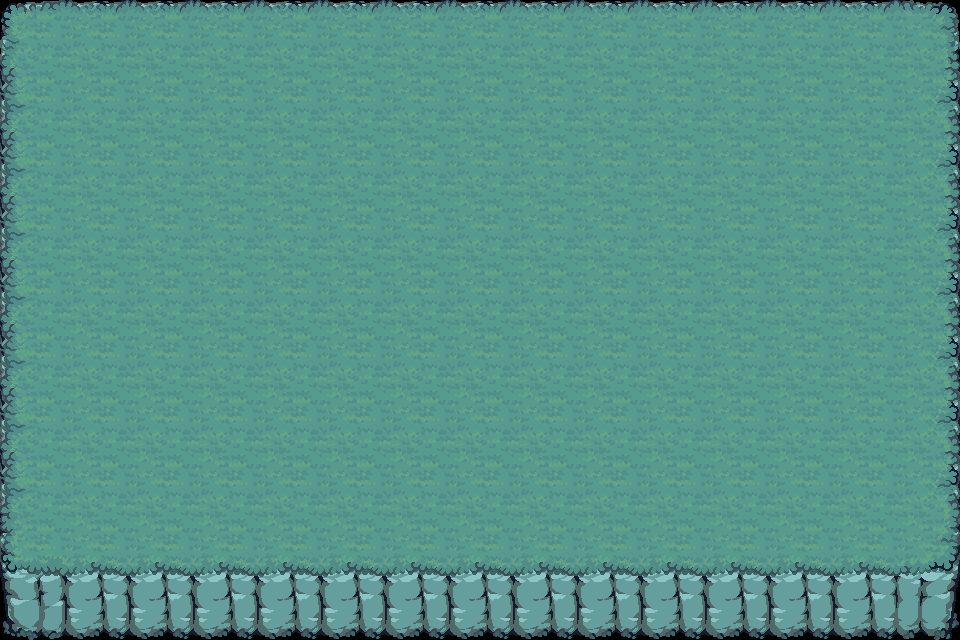

This is a level from a 2D game, rendered from its Tiled map with the project's own tilesets. A one-line summary and the complete map file follow:
An orthogonal 15x10 tile map with 64x64 px tiles, 1 tile layer (Camada de Blocos 1).

<map version="1.10" tiledversion="1.11.2" orientation="orthogonal" renderorder="right-down" width="15" height="10" tilewidth="64" tileheight="64" infinite="0" nextlayerid="2" nextobjectid="1">
 <tileset firstgid="1" name="testtiles" tilewidth="64" tileheight="64" tilecount="54" columns="9">
  <image source="../Terrain/Tileset/Tilemap_color5.png" width="576" height="384" />
 </tileset>
 <layer id="1" name="Camada de Blocos 1" width="15" height="10">
  <data encoding="csv">
6,7,7,7,7,7,7,7,7,7,7,7,7,7,8,
15,16,16,16,16,16,16,16,16,16,16,16,16,16,17,
15,16,16,16,16,16,16,16,16,16,16,16,16,16,17,
15,16,16,16,16,16,16,16,16,16,16,16,16,16,17,
15,16,16,16,16,16,16,16,16,16,16,16,16,16,17,
15,16,16,16,16,16,16,16,16,16,16,16,16,16,17,
15,16,16,16,16,16,16,16,16,16,16,16,16,16,17,
15,16,16,16,16,16,16,16,16,16,16,16,16,16,17,
24,25,25,25,25,25,25,25,25,25,25,25,25,25,26,
42,43,43,43,43,43,43,43,43,43,43,43,43,43,44
</data>
 </layer>
</map>
